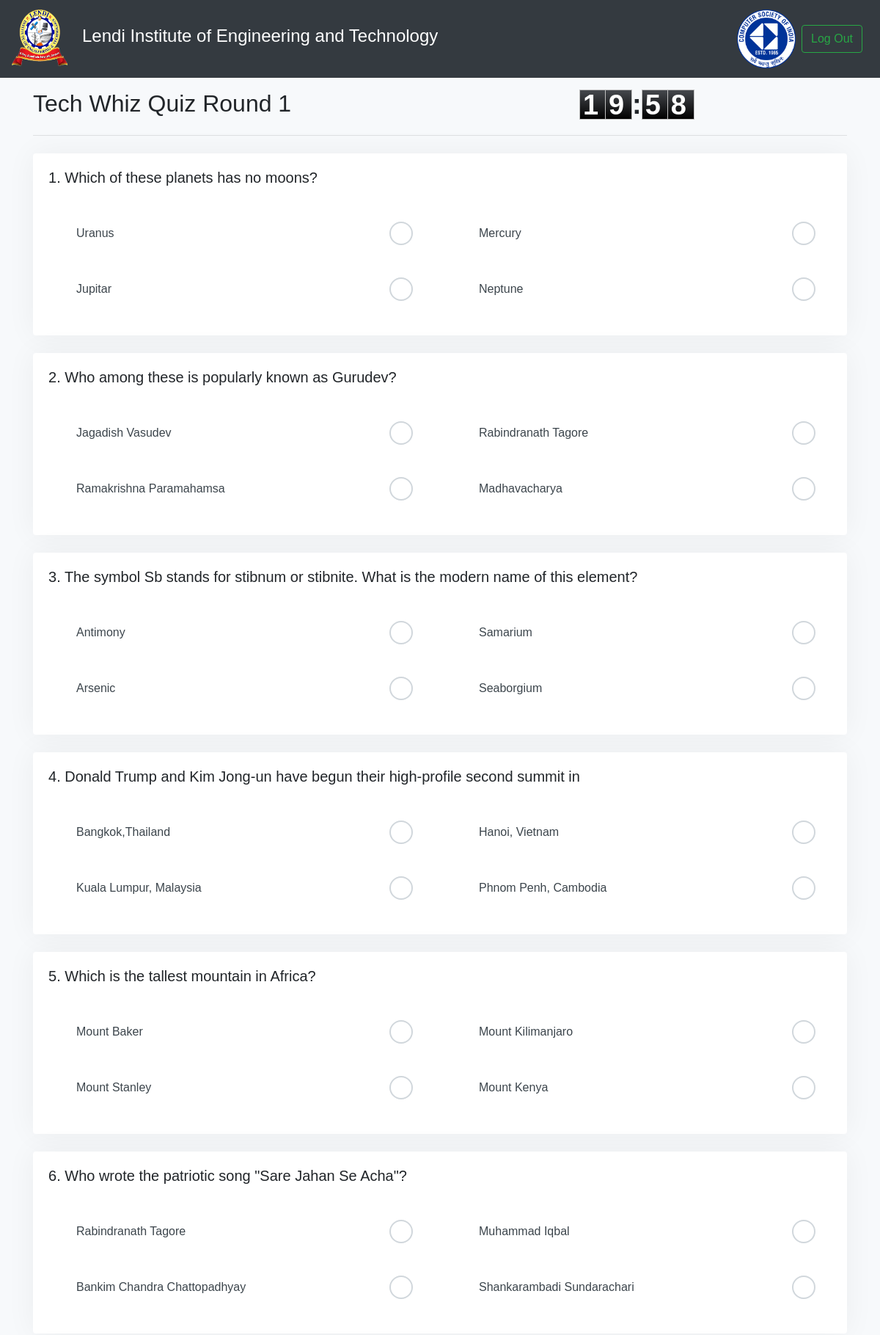
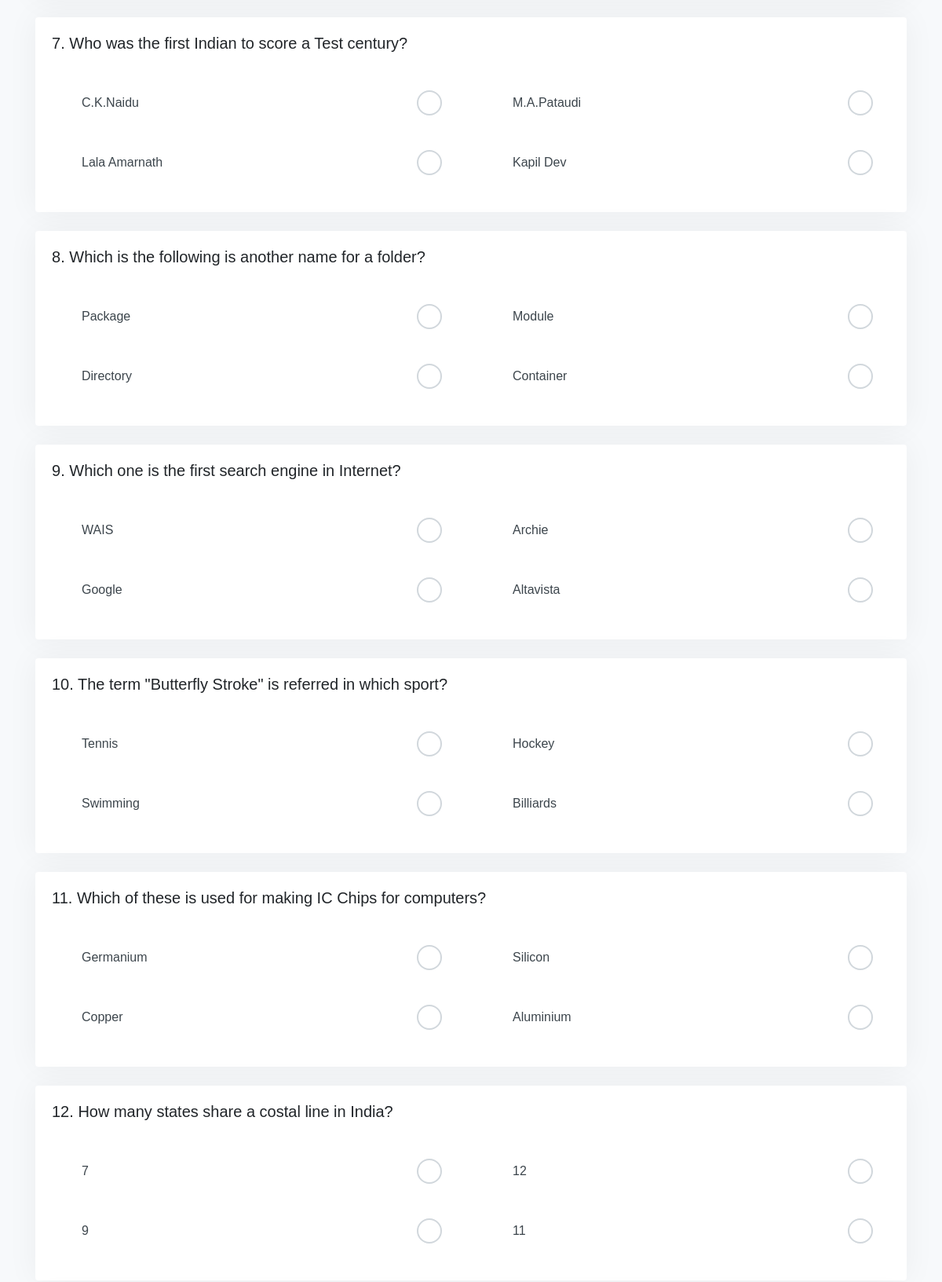
Screenshot of /quiz.php (signed in, upper part) with the database file from the repository (2 pictures, top to bottom).
### tables this page shows
CREATE TABLE `questions` (
  `qid` int(11) NOT NULL,
  `question` varchar(1000) NOT NULL,
  `option1` varchar(255) NOT NULL,
  `option2` varchar(255) NOT NULL,
  `option3` varchar(255) NOT NULL,
  `option4` varchar(255) NOT NULL,
  `answer` varchar(255) NOT NULL
);

### quiz.php (the view, shortened to what this page needs)
<?php
require_once('config.php');
?>
<!doctype html>
<html lang="en">
<head>
	<link rel="stylesheet" href="assets/bootstrap.min.css">
	<link rel="stylesheet" href="styles.css">
</head>
<body>
  <?php
  include "navbar.php";
  ?>
  <div class="container">
    <div class="row mt-3">
      <div class="col-md-8">
        <h2>Tech Whiz Quiz Round 1</h2>
      </div>
      <div class="col-md-*">
       <div id="countdown"></div>
     </div>
   </div>
   <hr>
   <form action="result.php" method="post" class="mt-4">
    <?php
    $query = "SELECT * FROM questions ORDER BY RAND()";
    $exec = mysqli_query($conn,$query) or die('error');
    $i=1;
    while($row=mysqli_fetch_assoc($exec)) {
      echo '<div class="card">';
      echo '<div class="card-body">';
      echo "<h5 class='card-title'>".$i++.". ".$row['question']."</h5>";
      echo "<div class='row'>";
      echo "<div class='col-6 inputGroup'>";
      echo "<label for='".$row['qid']."q1' class='ml-2'>".$row['option1']."</label>";
      echo "</div>";
      echo "<div class='col-6 inputGroup'>";
      echo "<label for='".$row['qid']."q2' class='ml-2'>".$row['option2']."</label>";
      echo "</div></div>";
      echo "<div class='row'>";
      echo "<div class='col-6 inputGroup'>";
      echo "<label for='".$row['qid']."q3' class='ml-2'>".$row['option3']."</label>";
      echo "</div>";
      echo "<div class='col-6 inputGroup'>";
      echo "<label for='".$row['qid']."q4' class='ml-2'>".$row['option4']."</label>";
      echo "</div></div>";
      echo '</div>';
      echo '</div>';
      echo '<br>';
    }
    ?>
    <br>
  </div>
<link rel="stylesheet" type="text/css" href="timeTo.css" />
</body>
</html>

### navbar.php (shortened to what this page needs)
<nav class="navbar navbar-expand-md navbar-dark bg-dark">
	<a class="navbar-brand" href="index.php">
		<img src="images/lendi.png" alt="lendi" width="80" height="80">
	</a>
	<div class="collapse navbar-collapse" id="navbarSupportedContent">
		<ul class="navbar-nav mr-auto">
			<li class="nav-item">
				<h4 class='text-white'>Lendi Institute of Engineering and Technology</h4>
			</li>
		</ul>
	</div>
	<img src="images/csi.png" alt="CSI" width="80" height="80">
	<?php
	if(isset($_SESSION['email'])) {
		echo "<a class='btn btn-outline-success m-2 my-sm-0' href='logout.php'>Log Out</a>";
	}
	?>
</nav>

### styles.css (style rules this page uses)
:root { font-size: 16px; }
*, *::before, *::after { box-sizing: inherit; }
html { box-sizing: border-box; }
html,body { height: 100%; }
body { background-color: #f7f9fb; font-family: 'Fira Sans', sans-serif; }
.card { border-color: transparent; box-shadow: 0 0 40px rgba(0,0,0,.05); }
.card .card-title { margin-bottom: 30px; }
.inputGroup { background-color: #fff; display: block; margin: 10px 0; position: relative; }
.inputGroup label { padding: 12px 30px; width: 100%; display: block; text-align: left; color: #3C454C; cursor: pointer; position: relative; z-index: 2; transition: color 200ms ease-in; overflow: hidden; }
.inputGroup label:before { width: 10px; height: 10px; border-radius: 50%; content: ''; background-color: #5562eb; position: absolute; left: 50%; top: 50%; -webkit-transform: translate(-50%, -50%) scale3d(1, 1, 1); transform: translate(-50%, -50%) scale3d(1, 1, 1); transition: all 300ms cubic-bezier(0.4, 0, 0.2, 1); opacity: 0; z-index: -1; }
.inputGroup label:after { width: 32px; height: 32px; content: ''; border: 2px solid #D1D7DC; background-color: #fff; background-repeat: no-repeat; background-position: 2px 3px; border-radius: 50%; z-index: 2; position: absolute; right: 30px; top: 50%; -webkit-transform: translateY(-50%); transform: translateY(-50%); cursor: pointer; transition: all 200ms ease-in; }

### timeTo.css (style rules this page uses)
.timeTo { font-family: Tahoma, Verdana, Aial, sans-serif; font-size: 28px; line-height: 108%; font-weight: bold; height: 32px; }

### rows the page displays
questions: question "Which of these planets has no moons?", option1 "Uranus", option2 "Mercury", option3 "Jupitar", option4 "Neptune"
questions: question "Who among these is popularly known as Gurudev?", option1 "Jagadish Vasudev", option2 "Rabindranath Tagore", option3 "Ramakrishna Paramahamsa", option4 "Madhavacharya"
questions: question "The symbol Sb stands for stibnum or stibnite. What is the modern name of this element?", option1 "Antimony", option2 "Samarium", option3 "Arsenic", option4 "Seaborgium"
questions: question "Donald Trump and Kim Jong-un have begun their high-profile second summit in", option1 "Bangkok,Thailand", option2 "Hanoi, Vietnam", option3 "Kuala Lumpur, Malaysia", option4 "Phnom Penh, Cambodia"
questions: question "Which is the tallest mountain in Africa?", option1 "Mount Baker", option2 "Mount Kilimanjaro", option3 "Mount Stanley", option4 "Mount Kenya"
questions: question "Who wrote the patriotic song \"Sare Jahan Se Acha\"?", option1 "Rabindranath Tagore", option2 "Muhammad Iqbal", option3 "Bankim Chandra Chattopadhyay", option4 "Shankarambadi Sundarachari"
questions: question "Who was the first Indian to score a Test century?", option1 "C.K.Naidu", option2 "M.A.Pataudi", option3 "Lala Amarnath", option4 "Kapil Dev"
questions: question "Which is the following is another name for a folder?", option1 "Package", option2 "Module", option3 "Directory", option4 "Container"
questions: question "Which one is the first search engine in Internet?", option1 "WAIS", option2 "Archie", option3 "Google", option4 "Altavista"
questions: question "The term \"Butterfly Stroke\" is referred in which sport?", option1 "Tennis", option2 "Hockey", option3 "Swimming", option4 "Billiards"
questions: question "Which of these is used for making IC Chips for computers?", option1 "Germanium", option2 "Silicon", option3 "Copper", option4 "Aluminium"
questions: question "How many states share a costal line in India?", option1 "7", option2 "12", option3 "9", option4 "11"
